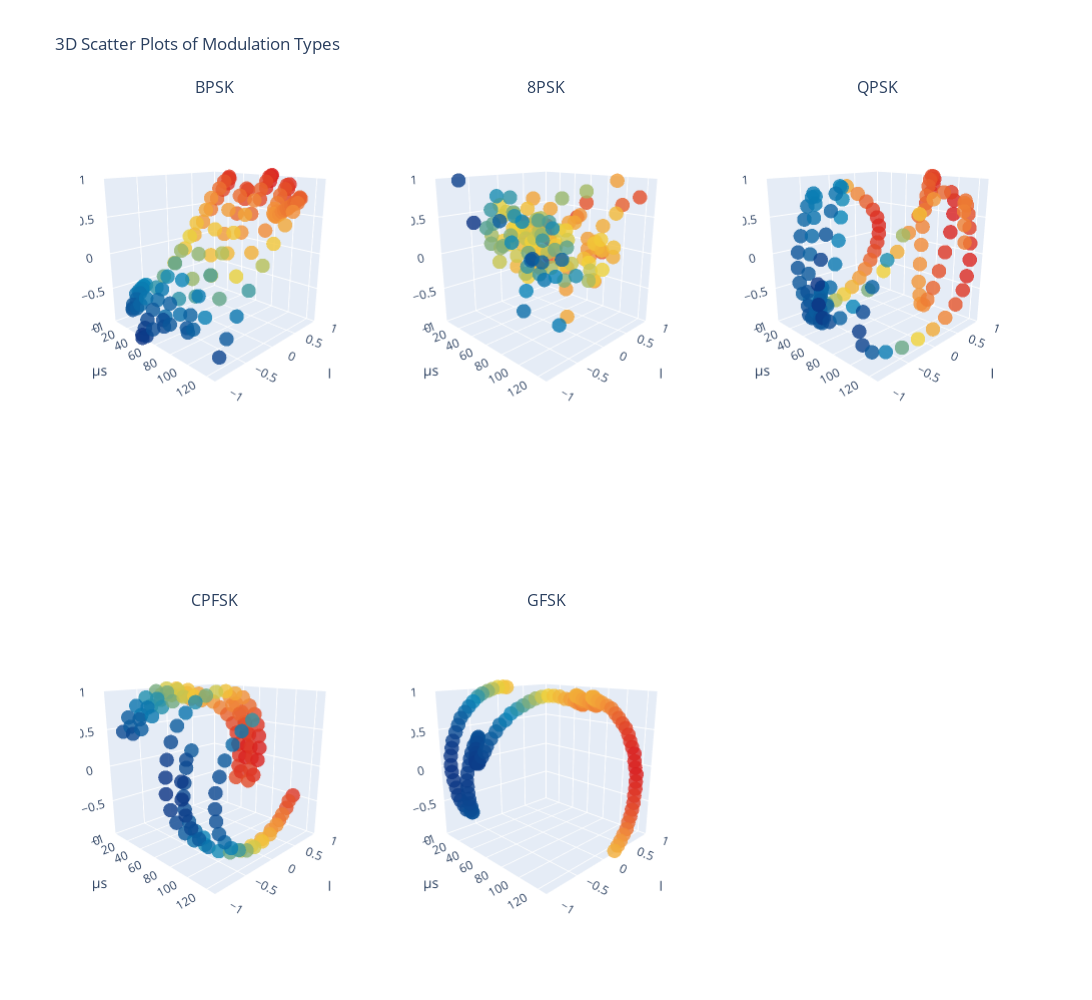

The notebook cell this image was saved under:
### Markdown cell above
# I/Q Samples in Time

**We could also visualize each signal in 3D (In-Phase vs Quadrature vs Time):**

In this plot we can visualize how the In-Phase and Quadrature samples progress over time.

### Code cell
import plotly.graph_objects as go
from plotly.subplots import make_subplots
import numpy as np

mod_types = ['BPSK', '8PSK', 'QPSK', 'CPFSK', 'GFSK']
snr_value = 18  # Choose a fixed SNR value for all modulation types

fig = make_subplots(
    rows=2, cols=3,  # Adjust rows and cols for layout
    specs=[[{'type': 'scatter3d'}, {'type': 'scatter3d'}, {'type': 'scatter3d'}],
           [{'type': 'scatter3d'}, {'type': 'scatter3d'}, None]],
    subplot_titles=mod_types
)

for idx, mod_type in enumerate(mod_types):
    row = idx // 3 + 1
    col = idx % 3 + 1

    mod = dataModulations[(dataModulations['257'] == mod_type) & (dataModulations['256'] == snr_value)].iloc[0]

    I_samples = mod[0:127].values
    Q_samples = mod[128:255].values
    I_samples = 2 * (I_samples - I_samples.min()) / (I_samples.max() - I_samples.min()) - 1
    Q_samples = 2 * (Q_samples - Q_samples.min()) / (Q_samples.max() - Q_samples.min()) - 1
    time = np.arange(0, 127)

    # Add the 3D scatter plot for this modulation type to the figure
    fig.add_trace(
        go.Scatter3d(
            x=time,
            y=I_samples,
            z=Q_samples,
            mode='markers',
            marker=dict(
                size=5,
                color=I_samples,  # Color by In-phase samples
                colorscale='Portland',
                opacity=0.8
            )
        ),
        row=row,
        col=col
    )

# Update layout for each subplot
for idx, mod_type in enumerate(mod_types):
    scene_id = f"scene{idx + 1}"  # Plotly uses scene1, scene2, etc., for 3D subplots
    fig.update_layout(
        **{
            scene_id: dict(
                xaxis=dict(title='μs', range=[0, 128]),
                yaxis=dict(title='I', range=[-1, 1]),
                zaxis=dict(title='Q', range=[-1, 1]),
                camera=dict(
                   eye=dict(x=1.7, y=-1.7, z=0.7)  # Adjust the camera view
                )
            )
        }
    )

# General figure layout settings
fig.update_layout(
    title='3D Scatter Plots of Modulation Types',
    height=1000,
    width=1400,
    showlegend=False

)

fig.show()
